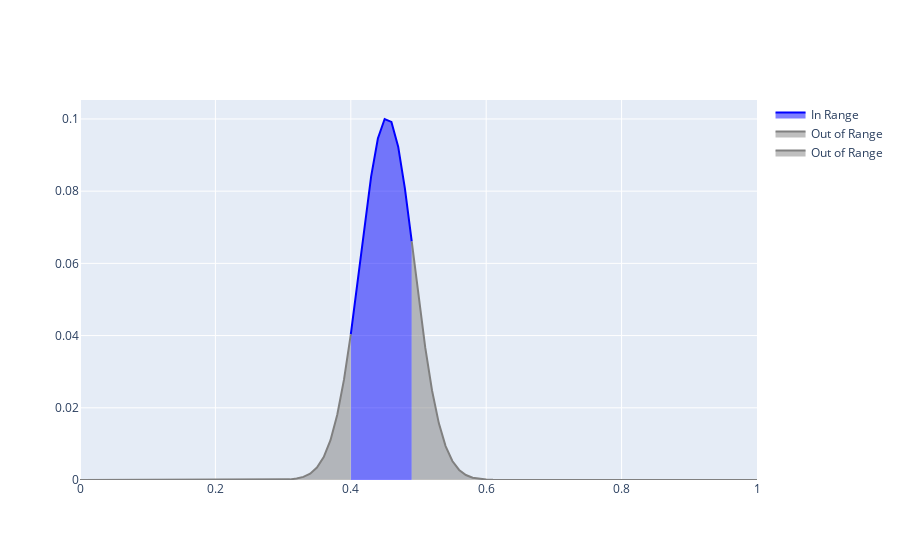

The cell this chart's notebook holds for it:
### Code cell
fig = go.Figure()



#  Add the blue area between xlower and xupper
fig.add_trace(go.Scatter(
    x=x[xlower:xupper+1], 
    y=ds[xlower:xupper+1], 
    fill='tozeroy',  
    mode='lines',    
    line=dict(color='blue'),
    name='In Range'
))

# Add the grey area for x < xlower
fig.add_trace(go.Scatter(
    x=x[:xlower+1],
    y=ds[:xlower+1],
    fill='tozeroy',
    mode='lines',
    line=dict(color='grey'),
    name='Out of Range'
))

# Add the grey area for x > xupper
fig.add_trace(go.Scatter(
    x=x[xupper:],
    y=ds[xupper:],
    fill='tozeroy',
    mode='lines',
    line=dict(color='grey'),
    name='Out of Range'
))

### Figure 1 — Plotly figure (JSON) as saved in the notebook; plotly's stock layout.template omitted (floating-point values rounded to 4 significant figures)
{"data": [{"fill": "tozeroy", "line": {"color": "blue"}, "mode": "lines", "name": "In Range", "type": "scatter", "x": [0.4, 0.41, 0.42, 0.43, 0.44, 0.45, 0.46, 0.47, 0.48, 0.49], "y": [0.04032, 0.05484, 0.07005, 0.08401, 0.09459, 0.09998, 0.09918, 0.09233, 0.08064, 0.06608]}, {"fill": "tozeroy", "line": {"color": "grey"}, "mode": "lines", "name": "Out of Range", "type": "scatter", "x": [0, 0.01, 0.02, 0.03, 0.04, 0.05, 0.06, 0.07, 0.08, 0.09, 0.1, 0.11, 0.12, 0.13, 0.14, 0.15, 0.16, 0.17, 0.18, 0.19, 0.2, 0.21, 0.22, 0.23, 0.24, 0.25, 0.26, 0.27, 0.28, 0.29, 0.3, 0.31, 0.32, 0.33, 0.34, 0.35, 0.36, 0.37, 0.38, 0.39, 0.4], "y": [1.497e-37, 1.073e-35, 6.783e-34, 3.784e-32, 1.863e-30, 8.098e-29, 3.107e-27, 1.052e-25, 3.148e-24, 8.317e-23, 1.941e-21, 4.002e-20, 7.292e-19, 1.175e-17, 1.673e-16, 2.108e-15, 2.352e-14, 2.323e-13, 2.033e-12, 1.579e-11, 1.089e-10, 6.675e-10, 3.647e-09, 1.779e-08, 7.773e-08, 3.054e-07, 1.085e-06, 3.503e-06, 1.037e-05, 2.84e-05, 7.254e-05, 0.0001744, 0.000397, 0.0008584, 0.001764, 0.003439, 0.006341, 0.01103, 0.01808, 0.02785, 0.04032]}, {"fill": "tozeroy", "line": {"color": "grey"}, "mode": "lines", "name": "Out of Range", "type": "scatter", "x": [0.49, 0.5, 0.51, 0.52, 0.53, 0.54, 0.55, 0.56, 0.57, 0.58, 0.59, 0.6, 0.61, 0.62, 0.63, 0.64, 0.65, 0.66, 0.67, 0.68, 0.69, 0.7, 0.71, 0.72, 0.73, 0.74, 0.75, 0.76, 0.77, 0.78, 0.79, 0.8, 0.81, 0.82, 0.83, 0.84, 0.85, 0.86, 0.87, 0.88, 0.89, 0.9, 0.91, 0.92, 0.93, 0.94, 0.95, 0.96, 0.97, 0.98, 0.99, 1], "y": [0.06608, 0.0508, 0.03664, 0.02479, 0.01575, 0.009396, 0.005268, 0.00278, 0.001382, 0.0006484, 0.0002873, 0.0001202, 4.748e-05, 1.765e-05, 6.148e-06, 1.996e-06, 6.005e-07, 1.662e-07, 4.203e-08, 9.653e-09, 2.003e-09, 3.735e-10, 6.239e-11, 9.304e-12, 1.235e-12, 1.458e-13, 1.526e-14, 1.416e-15, 1.162e-16, 8.441e-18, 5.418e-19, 3.072e-20, 1.538e-21, 6.797e-23, 2.651e-24, 9.12e-26, 2.768e-27, 7.409e-29, 1.749e-30, 3.641e-32, 6.682e-34, 1.081e-35, 1.542e-37, 1.94e-39, 2.151e-41, 2.102e-43, 1.81e-45, 1.375e-47, 9.2e-50, 5.427e-52, 2.822e-54, 1.293e-56]}], "layout": {}}
